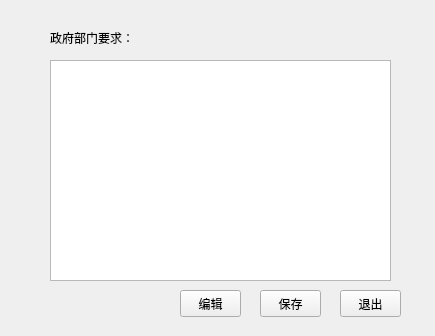
<?xml version="1.0" encoding="UTF-8"?>
<ui version="4.0">
 <class>ZhengFuYaoqiuForm</class>
 <widget class="QWidget" name="ZhengFuYaoqiuForm">
  <property name="geometry">
   <rect>
    <x>0</x>
    <y>0</y>
    <width>435</width>
    <height>336</height>
   </rect>
  </property>
  <property name="windowTitle">
   <string>政府部门要求</string>
  </property>
  <widget class="QLabel" name="label">
   <property name="geometry">
    <rect>
     <x>50</x>
     <y>30</y>
     <width>121</width>
     <height>16</height>
    </rect>
   </property>
   <property name="text">
    <string>政府部门要求：</string>
   </property>
  </widget>
  <widget class="QPushButton" name="pushButton">
   <property name="geometry">
    <rect>
     <x>180</x>
     <y>290</y>
     <width>61</width>
     <height>27</height>
    </rect>
   </property>
   <property name="text">
    <string>编辑</string>
   </property>
  </widget>
  <widget class="QTextEdit" name="textEdit">
   <property name="geometry">
    <rect>
     <x>50</x>
     <y>60</y>
     <width>341</width>
     <height>221</height>
    </rect>
   </property>
  </widget>
  <widget class="QPushButton" name="pushButton_3">
   <property name="geometry">
    <rect>
     <x>340</x>
     <y>290</y>
     <width>61</width>
     <height>27</height>
    </rect>
   </property>
   <property name="text">
    <string>退出</string>
   </property>
  </widget>
  <widget class="QPushButton" name="pushButton_2">
   <property name="geometry">
    <rect>
     <x>260</x>
     <y>290</y>
     <width>61</width>
     <height>27</height>
    </rect>
   </property>
   <property name="text">
    <string>保存</string>
   </property>
  </widget>
 </widget>
 <resources/>
 <connections/>
</ui>
